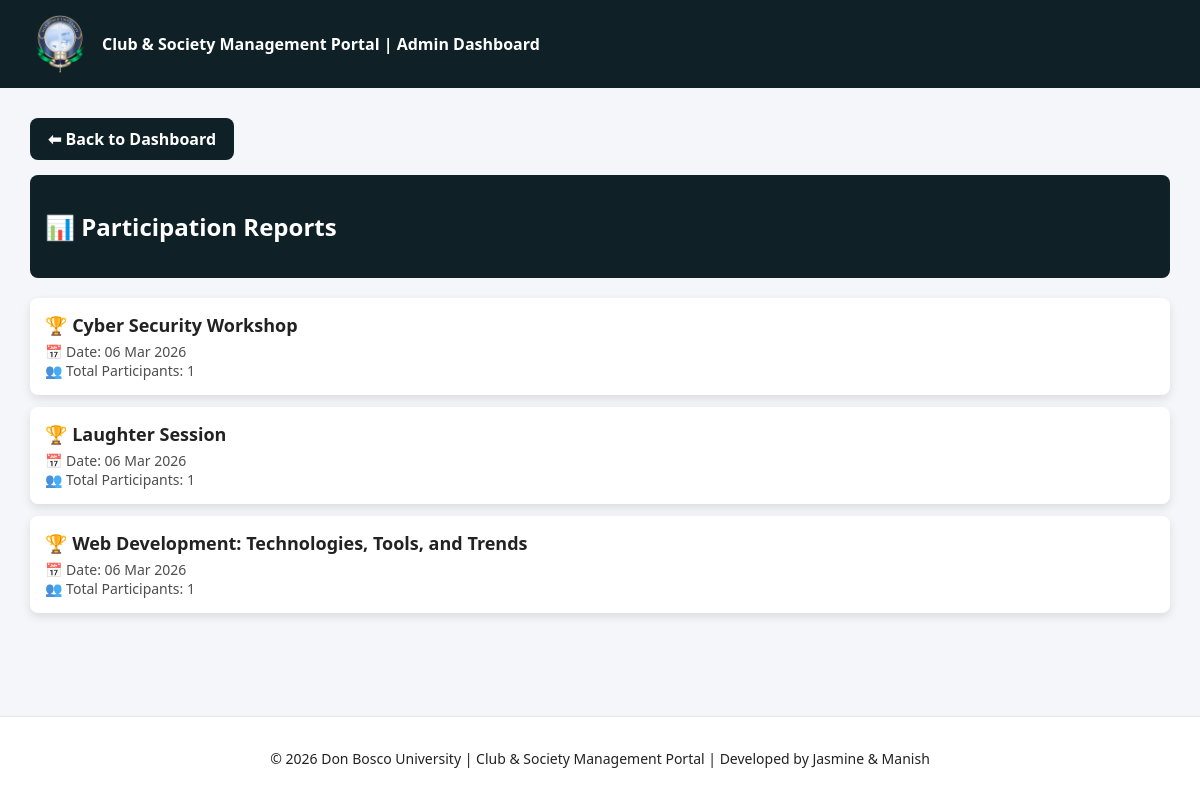
The page /ita_presentation/participation_reports.php (signed in) on the database its author committed.
### tables this page shows
CREATE TABLE `events` (
  `event_id` int(11) NOT NULL AUTO_INCREMENT,
  `club_id` int(11) DEFAULT NULL,
  `event_name` varchar(255) NOT NULL,
  `event_description` text NOT NULL,
  `event_date` date NOT NULL,
  `event_time` time NOT NULL,
  `event_location` varchar(255) NOT NULL,
  `created_by` int(11) NOT NULL,
  `created_at` timestamp NOT NULL DEFAULT current_timestamp(),
  PRIMARY KEY (`event_id`),
  KEY `created_by` (`created_by`),
  KEY `fk_event_club` (`club_id`),
  CONSTRAINT `events_ibfk_1` FOREIGN KEY (`created_by`) REFERENCES `users` (`user_id`),
  CONSTRAINT `fk_event_club` FOREIGN KEY (`club_id`) REFERENCES `clubs` (`club_id`) ON DELETE CASCADE
);

### ita_presentation/participation_reports.php (the view, shortened to what this page needs)
<?php
$host = "localhost";
$dbname = "club_portal";
$user = "root";
$pass = "";
try {
    $pdo = new PDO("mysql:host=$host;dbname=$dbname;charset=utf8", $user, $pass);
    $pdo->setAttribute(PDO::ATTR_ERRMODE, PDO::ERRMODE_EXCEPTION);
} catch(PDOException $e) {
    die("Database connection failed: " . $e->getMessage());
}
$event_id = isset($_GET['event_id']) ? intval($_GET['event_id']) : 0;
if ($event_id == 0) {
    $stmt = $pdo->query("
        SELECT
            e.event_id,
            e.event_name,
            e.event_date,
            COUNT(er.registration_id) AS total_participants
        FROM events e
        LEFT JOIN event_registrations er
            ON e.event_id = er.event_id
        GROUP BY e.event_id
        ORDER BY e.event_date DESC
    ");
    $events = $stmt->fetchAll();
}
?>
<!DOCTYPE html>
<html>
<head>
<link rel="stylesheet" href="theme.css">
</head>
<body>
<div class="header-bar">
<div class="header-left">
<img src="adbu_app_logo_512x512.png" class="logo">
<div class="portal-title">
Club & Society Management Portal | Admin Dashboard
</div>
</div>
</div>
<div class="page-container">
<a href="admin_dashboard.php" class="back-btn">⬅ Back to Dashboard</a>
<div class="header">
<h2>📊 Participation Reports</h2>
</div>
<?php if($event_id == 0): ?>
<?php foreach($events as $e): ?>
<a href="participation_reports.php?event_id=<?php echo $e['event_id']; ?>"
style="text-decoration:none;color:inherit;">
<div class="card">
<div class="title">
🏆 <?php echo htmlspecialchars($e['event_name']); ?>
</div>
<div class="meta">
📅 Date: <?php echo date("d M Y", strtotime($e['event_date'])); ?>
</div>
<div class="meta">
👥 Total Participants: <?php echo $e['total_participants']; ?>
</div>
</div>
</a>
<?php endforeach; ?>
<?php endif; ?>
</div>
<footer class="footer">
<p>© <?php echo date("Y"); ?> Don Bosco University | Club & Society Management Portal | Developed by Jasmine & Manish</p>
</footer>
</body>
</html>

### ita_presentation/theme.css (style rules this page uses)
:root { --bg-color: #f4f6f9; --card-color: #ffffff; --text-color: #222222; --header-color: #0f2027; --border-color: #dddddd; }
body { background: var(--bg-color); color: var(--text-color); }
.card, .card1, .card2, .card3, .card4, .feature-card { background: var(--card-color); color: var(--text-color); }
.header { display:flex; align-items:center; justify-content:flex-start; gap:12px; padding:14px 30px; background:var(--header-color); color:white; }
.header-left { display:flex; align-items:center; gap:10px; }
.logo { width:40px; height:40px; border-radius:50%; object-fit:contain; }
.portal-title { font-size:16px; font-weight:600; }
.footer { text-align:center; padding:15px; margin-top:40px; font-size:14px; background:var(--card-color); color:var(--text-color); border-top:1px solid rgba(0,0,0,0.1); }

### ita_presentation/participation_reports.php (style rules this page uses)
body { font-family:Segoe UI; background: var(--bg-color); color: var(--text-color); margin:0; min-height:100vh; display:flex; flex-direction:column; }
.page-container { flex:1; padding:30px; }
.header-bar { display:flex; align-items:center; gap:12px; padding:14px 30px; background:var(--header-color); color:white; }
.header-left { display:flex; align-items:center; gap:12px; }
.logo { width:60px; height:60px; border-radius:50%; object-fit:cover; }
.portal-title { font-size:16px; font-weight:600; }
.back-btn { display:inline-block; margin-bottom:15px; padding:10px 18px; background: var(--header-color); color:white; text-decoration:none; border-radius:8px; font-weight:600; transition:0.3s; }
.header { background: var(--header-color); color:white; padding:15px; border-radius:8px; margin-bottom:20px; }
.card { background: var(--card-color); color: var(--text-color); padding:15px; margin-bottom:12px; border-radius:8px; box-shadow:0 4px 10px rgba(0,0,0,0.1); transition:0.3s; }
.title { font-size:18px; font-weight:bold; margin-bottom:5px; }
.meta { font-size:14px; opacity:0.8; }
.footer { text-align:center; padding:18px; font-size:14px; background:var(--card-color); color:var(--text-color); border-top:1px solid rgba(0,0,0,0.1); }

### rows shown on the page
events: event_name "Cyber Security Workshop", event_date "06 Mar 2026", total_participants "1"
events: event_name "Laughter Session", event_date "06 Mar 2026", total_participants "1"
events: event_name "Web Development: Technologies, Tools, and Trends", event_date "06 Mar 2026", total_participants "1"
